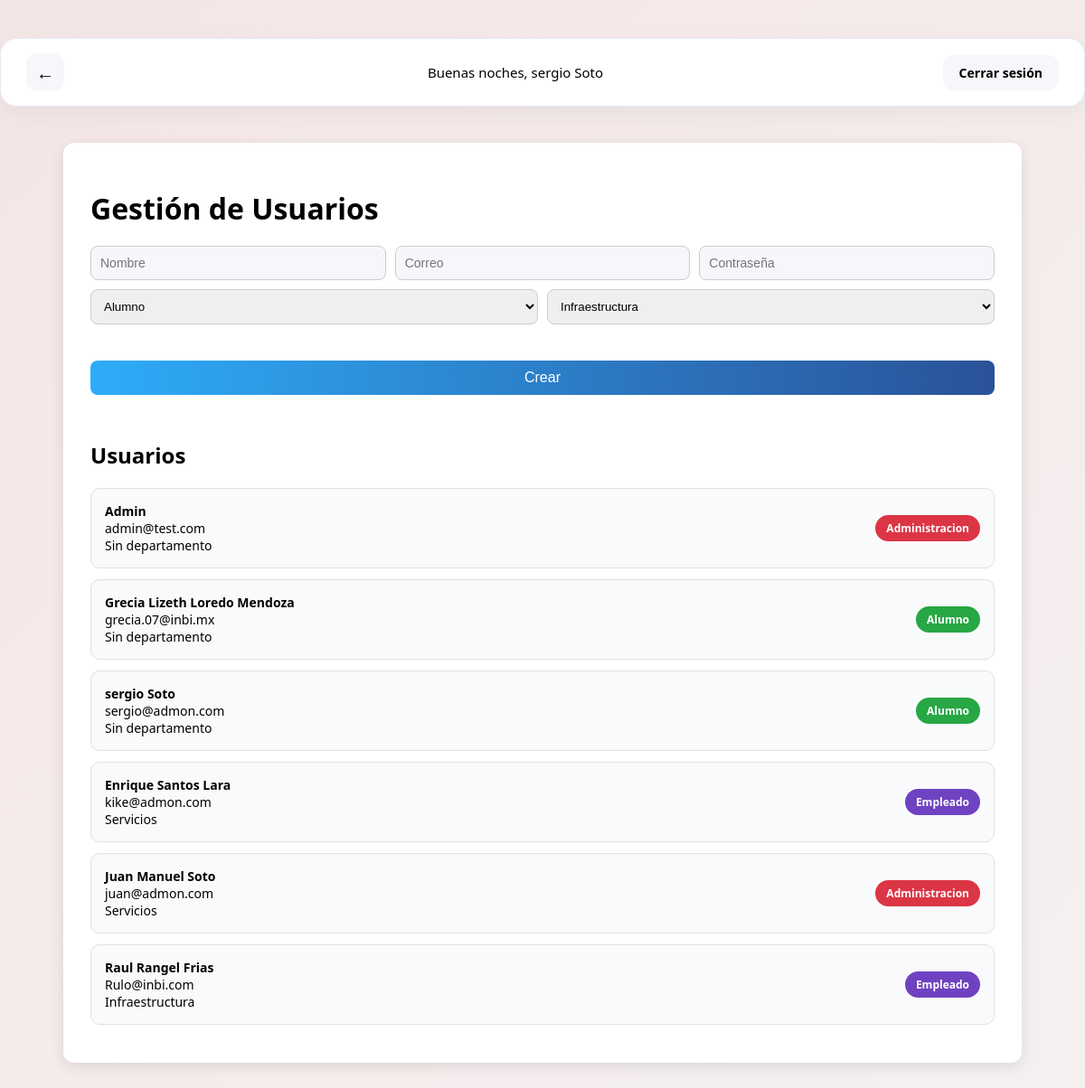
The app's page /gestion_usuarios (signed in) with its own data.
### tables this page shows
CREATE TABLE usuario (
        id_usuario INTEGER PRIMARY KEY AUTOINCREMENT,
        nombre TEXT NOT NULL,
        correo TEXT UNIQUE NOT NULL,
        contraseña TEXT NOT NULL,
        id_rol INTEGER, id_departamento INTEGER,
        FOREIGN KEY (id_rol) REFERENCES rol(id_rol)
    );

CREATE TABLE rol (
        id_rol INTEGER PRIMARY KEY AUTOINCREMENT,
        nombre_rol TEXT NOT NULL
    );

CREATE TABLE departamento (
        id_departamento INTEGER PRIMARY KEY AUTOINCREMENT,
        nombre_departamento TEXT NOT NULL
    );

### app.py (the view, shortened to what this page needs)
@app.route('/gestion_usuarios', methods=['GET', 'POST'])
def gestion_usuarios():
    if 'user_id' not in session:
        return redirect(url_for('login_page'))
    db = Database(db_path)
    usuarios = db.obtener_usuarios()
    departamentos = db.obtener_departamentos()
    return render_template('gestion_usuarios.html',
                           usuarios=usuarios,
                           departamentos=departamentos)

### api_01.py (called while the page is built)
    def connect(self):
        try:
            self.conn = sqlite3.connect(self.db_file)
        except Error as e:
            print(f"Error al conectar a la base de datos: {e}")

    def disconnect(self):
        if self.conn:
            self.conn.close()

    def obtener_departamentos(self):
        self.connect()
        cursor = self.conn.cursor()
        cursor.execute("SELECT id_departamento, nombre_departamento FROM departamento")
        departamentos = cursor.fetchall()
        self.disconnect()
        return departamentos

    def obtener_usuarios(self):
        self.connect()
        cursor = self.conn.cursor()
        cursor.execute("""
            SELECT u.id_usuario, u.nombre, u.correo, r.nombre_rol, d.nombre_departamento
            FROM usuario u
            LEFT JOIN rol r ON u.id_rol = r.id_rol
            LEFT JOIN departamento d ON u.id_departamento = d.id_departamento
        """)
        usuarios = cursor.fetchall()
        self.disconnect()
        return usuarios

### templates/gestion_usuarios.html (shortened to what this page needs)
{% set show_back = True %}
{% extends "index.html" %}
{% block content %}
<link rel="stylesheet" href="{{ url_for('static', filename='gestion_usuarios.css') }}">
<div class="container">
    <h1>Gestión de Usuarios</h1>
    <div class="form-container">
        <form method="POST">
            <div class="form-row">
                <input type="text" name="nombre" placeholder="Nombre" required>
                <input type="email" name="correo" placeholder="Correo" required>
                <input type="password" name="contrasena" placeholder="Contraseña" required>
                <select name="id_rol">
                    <option value="1">Alumno</option>
                </select>
                <select name="id_departamento">
                    {% for d in departamentos %}
                        <option value="{{ d[0] }}">{{ d[1] }}</option>
                    {% endfor %}
                </select>
                <button class="btn">Crear</button>
            </div>
        </form>
    </div>
    <div class="user-list">
        <h2>Usuarios</h2>
        {% for u in usuarios %}
        <div class="user-card">
            <div class="user-info">
                <strong>{{ u[1] }}</strong><br>
                {{ u[2] }}<br>
                {{ u[4] if u[4] else "Sin departamento" }}
            </div>
            <span class="badge
                {% if u[3] == 'Administracion' %}admin
                {% elif u[3] == 'Alumno' %}alumno
                {% elif u[3] == 'Docente' %}docente
                {% else %}empleado
                {% endif %}
            ">
                {{ u[3] }}
            </span>
        </div>
        {% endfor %}
    </div>
</div>
{% endblock %}

### static/styles.css (style rules this page uses)
body { margin: 0; font-family: Arial, sans-serif; background: #e5e5e5; }
.container { display: flex; min-height: 100vh; background: white; margin: 20px; border-radius: 12px; overflow: hidden; box-shadow: 0 15px 40px rgba(0,0,0,0.2); }
form { display: flex; flex-direction: column; }
input { padding: 14px; border-radius: 25px; border: 2px solid transparent; background: #f5f7fa; font-size: 14px; transition: 0.2s; }
button { margin-top: 30px; padding: 14px; border-radius: 30px; border: none; background: linear-gradient(90deg, #2eacf9, #2a5298); color: white; font-size: 16px; font-weight: 500; cursor: pointer; transition: 0.25s; }

### static/gestion_usuarios.css (style rules this page uses)
body { margin: 0; font-family: 'Segoe UI', sans-serif; background: linear-gradient(135deg, #f5e6e6, #f5f0f0); min-height: 100vh; justify-content: center; align-items: flex-start; padding-top: 20px; }
.container { max-width: 1000px; margin: 40px auto; background: white; padding: 30px; border-radius: 12px; box-shadow: 0 4px 15px rgba(0,0,0,0.1); display: block !important; }
h1 { grid-column: 1 / 2; margin-bottom: 20px; }
form { grid-column: 1 / 2; margin-bottom: 30px; }
.form-row { display: flex; flex-wrap: wrap; gap: 10px; margin-bottom: 20px; }
.form-row input, .form-row select { flex: 1 1 30%; padding: 10px; border-radius: 8px; border: 1px solid #ccc; }
.btn { flex: 1 1 100%; background-color: #007bff; color: white; border: none; padding: 10px; border-radius: 8px; cursor: pointer; }
.user-list { grid-column: 2 / 3; margin-top: 20px; }
.user-card { background: #f9fafc; padding: 15px; border-radius: 10px; margin-bottom: 12px; display: flex; justify-content: space-between; align-items: center; border: 1px solid #e0e0e0; transition: 0.2s; }
.user-info { font-size: 14px; }
.badge { padding: 6px 12px; border-radius: 20px; font-size: 12px; color: white; font-weight: bold; }
.admin { background-color: #dc3545; }
.alumno { background-color: #28a745; }
.empleado { background-color: #6f42c1; }

### records on screen
usuario: nombre "Admin", correo "admin@test.com", u "Sin departamento", nombre_rol "Administracion"
usuario: nombre "Grecia Lizeth Loredo Mendoza", correo "grecia.07@inbi.mx", u "Sin departamento", nombre_rol "Alumno"
usuario: nombre "sergio Soto", correo "sergio@admon.com", u "Sin departamento", nombre_rol "Alumno"
usuario: nombre "Enrique Santos Lara", correo "kike@admon.com", nombre_departamento "Servicios", nombre_rol "Empleado"
usuario: nombre "Juan Manuel Soto", correo "juan@admon.com", nombre_departamento "Servicios", nombre_rol "Administracion"
usuario: nombre "Raul Rangel Frias", correo "Rulo@inbi.com", nombre_departamento "Infraestructura", nombre_rol "Empleado"

### other values on screen
form field id_departamento "Infraestructura"
